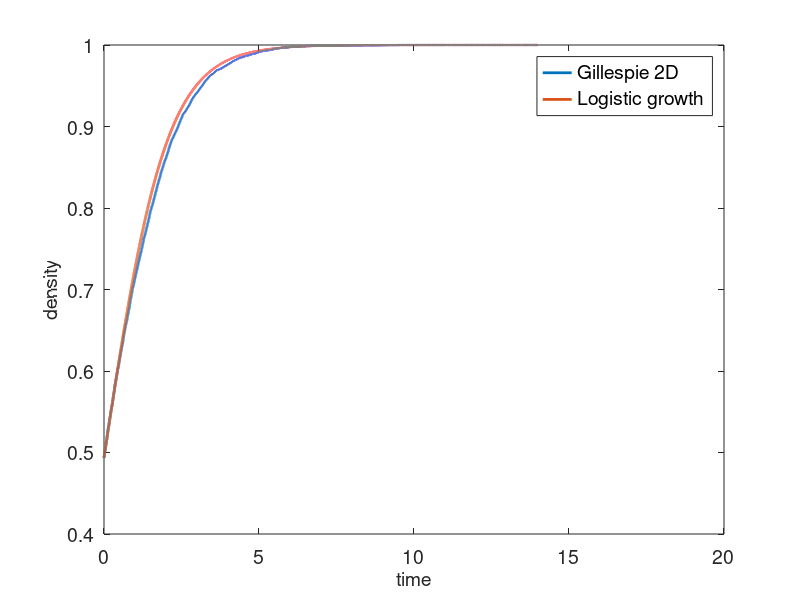

Recreate this plot in MATLAB.

% Gillespie algorithm for 1d

clear all

% Parameters

% lattice dimension
dim = 2;

% length of the side of square
L = 100;

Pm = 1; % transition rate per unit time of moving to another lattice site

Pp = 0.7; % proliferation rate per unit time of giving rise to another agent

Pd = 0; % death rate per unit time


cells = zeros(L,L); % array that will store the sites

% initially choose randomly if each state is occupied or no

% choose a random number for each state
rand_initial = rand(L,L);

for i = 1:L      
   % if the random number is greater than 0.5, then assume that initially
   % there is a cell at that site. 1 corresponds to that cell
   for j = 1:L
      if rand_initial(i,j)>0.5
        cells(i,j) = 1; 
      end
   end
end



Q = sum(sum(cells)); % store the number of cells at different times


a0 = (Pm + Pp + Pd)*Q; % total propensity function 


t_final = 20; % time interval
t = 0; % initialise time
iter = 0; % count the number of iterations

%Cells = zeros(L,30);


%%%%%%%%%%%%%%%%%%%%%%%%%%%%%%%%%
% this is for logistic growth

Q_initial = Q;


while t < t_final

    iter = iter + 1;
    NumberOfCells(iter) = Q;
    %Cells(:,iter) = cells; % check how it looks like
    
    tau = log (1/rand) / a0; % choose time till the next event

    % choose which event occurs (movement, proliferation or death)#

    R = a0*rand;

    % Movement event
    if R < Pm*Q
        
       random_permutation_row = randperm(L);
       random_permutation_column = randperm(L);
       agent_ID_row = random_permutation_row(1); % choose a random agent 
       agent_ID_column = random_permutation_column(1); % choose a random agent 
       
       % check if it is actually an agent and not zero at that point and if
       % not choose until it is an agent
       while cells(agent_ID_row,agent_ID_column) == 0
           random_permutation_row = randperm(L);
           random_permutation_column = randperm(L);
           agent_ID_row = random_permutation_row(1); % choose a random agent 
           agent_ID_column = random_permutation_column(1); % choose a random agent  
       end
       
       

       % choose one of its 4 neighbours
       random_number = rand;
       % neighbour up
       if random_number < 0.25
          neighbour_ID_row = agent_ID_row + 1; 
          neighbour_ID_column = agent_ID_column; 
          %periodic boundary conditions
          if neighbour_ID_row == L+1
             neighbour_ID_row = 1;  
          end
          
       % neighbour down        
       elseif random_number > 0.25 && random_number < 0.5
          neighbour_ID_row = agent_ID_row -1;
          neighbour_ID_column = agent_ID_column;       
          %periodic boundary conditions
          if neighbour_ID_row == 0
             neighbour_ID_row = L;  
          end
          
       % neighbour left
       elseif random_number > 0.5 && random_number < 0.75
          neighbour_ID_column = agent_ID_column -1;
          neighbour_ID_row = agent_ID_row;
          %periodic boundary conditions
          if neighbour_ID_column == 0
             neighbour_ID_column = L;  
          end        
          
       % neighbour right
       elseif random_number > 0.75
          neighbour_ID_column = agent_ID_column +1;
          neighbour_ID_row = agent_ID_row;
          %periodic boundary conditions
          if neighbour_ID_column == L+1
             neighbour_ID_column = 1;  
          end    
          
       end

       % check if the neighbour is empty, if yes, move the cell to that grid
       if cells(neighbour_ID_row,neighbour_ID_column) == 0
          cells(neighbour_ID_row,neighbour_ID_column) = 1;
          cells(agent_ID_row,agent_ID_column) = 0;

       end

    end

    % Proliferation event
    if R > Pm*Q && R < (Pm+Pp)*Q

       random_permutation_row = randperm(L);
       random_permutation_column = randperm(L);
       agent_ID_row = random_permutation_row(1); % choose a random agent 
       agent_ID_column = random_permutation_column(1); % choose a random agent 
       
       % check if it is actually an agent and not zero at that point and if
       % not choose until it is an agent
       while cells(agent_ID_row,agent_ID_column) == 0
           random_permutation_row = randperm(L);
           random_permutation_column = randperm(L);
           agent_ID_row = random_permutation_row(1); % choose a random agent 
           agent_ID_column = random_permutation_column(1); % choose a random agent  
       end
       
       

       % choose one of its 4 neighbours
       random_number = rand;
       % neighbour up
       if random_number < 0.25
          neighbour_ID_row = agent_ID_row + 1; 
          neighbour_ID_column = agent_ID_column; 
          %periodic boundary conditions
          if neighbour_ID_row == L+1
             neighbour_ID_row = 1;  
          end
          
       % neighbour down        
       elseif random_number > 0.25 && random_number < 0.5
          neighbour_ID_row = agent_ID_row -1;
          neighbour_ID_column = agent_ID_column;       
          %periodic boundary conditions
          if neighbour_ID_row == 0
             neighbour_ID_row = L;  
          end
          
       % neighbour left
       elseif random_number > 0.5 && random_number < 0.75
          neighbour_ID_column = agent_ID_column -1;
          neighbour_ID_row = agent_ID_row;
          %periodic boundary conditions
          if neighbour_ID_column == 0
             neighbour_ID_column = L;  
          end        
          
       % neighbour right
       elseif random_number > 0.75
          neighbour_ID_column = agent_ID_column +1;
          neighbour_ID_row = agent_ID_row;
          %periodic boundary conditions
          if neighbour_ID_column == L+1
             neighbour_ID_column = 1;  
          end    
          
       end

       % check if the neighbour is empty, if yes, move the cell to that grid
       if cells(neighbour_ID_row,neighbour_ID_column) == 0
          cells(neighbour_ID_row,neighbour_ID_column) = 1;
          Q = Q + 1; % increase in total population
          a0 = a0 + (Pm + Pp + Pd); % change in total propensity function
       end

    end
    
    % Death event

    if R > (Pm+Pp)*Q  && R < (Pm+Pp + Pd)*Q

       random_permutation_row = randperm(L);
       random_permutation_column = randperm(L);
       agent_ID_row = random_permutation_row(1); % choose a random agent 
       agent_ID_column = random_permutation_column(1); % choose a random agent 
       
       % check if it is actually an agent and not zero at that point and if
       % not choose until it is an agent
       while cells(agent_ID_row,agent_ID_column) == 0
           random_permutation_row = randperm(L);
           random_permutation_column = randperm(L);
           agent_ID_row = random_permutation_row(1); % choose a random agent 
           agent_ID_column = random_permutation_column(1); % choose a random agent  
       end
       
       % cell dies

       cells(agent_ID_row, agent_ID_column) = 0;
       Q = Q - 1; % decrease in total population
       a0 = a0 - (Pm + Pp + Pd); % change in total propensity function
    end

    t = t + tau;

    store_time(iter) = t;
end

store_time  = (Pp - Pd)*store_time; % rescale time to allow parameter comparison

% plot the changes in the number of cells
figure

plot(store_time,NumberOfCells/L^2,'LineWidth', 2);set(gca,'FontSize',14); % number of cells in the system

xlabel('time','FontSize',14)
ylabel('density','FontSize',14)



%%%%%%%%%%%%%%%%
% solution to the corresponding logistic growth equation

cA0 = Q_initial/L^2; % initial density
cA0_bar = (Pp - Pd)/(Pp)*cA0;

f = @(t) cA0_bar * exp(t)/(1+cA0_bar*(exp(t)-1)); % solution to the equation 

for i = 1 : length(store_time)
   % store_time(i) = (Pp - Pd) * store_time(i); % rescale time
    y(i) = f(store_time(i)); 
end

%%% plot logistic solution 

hold on
plot(store_time,y,'LineWidth', 2)
h_legend = legend('Gillespie 2D','Logistic growth','Total');
set(h_legend,'FontSize',14)
xlabel('time','FontSize',14)
ylabel('density','FontSize',14)

